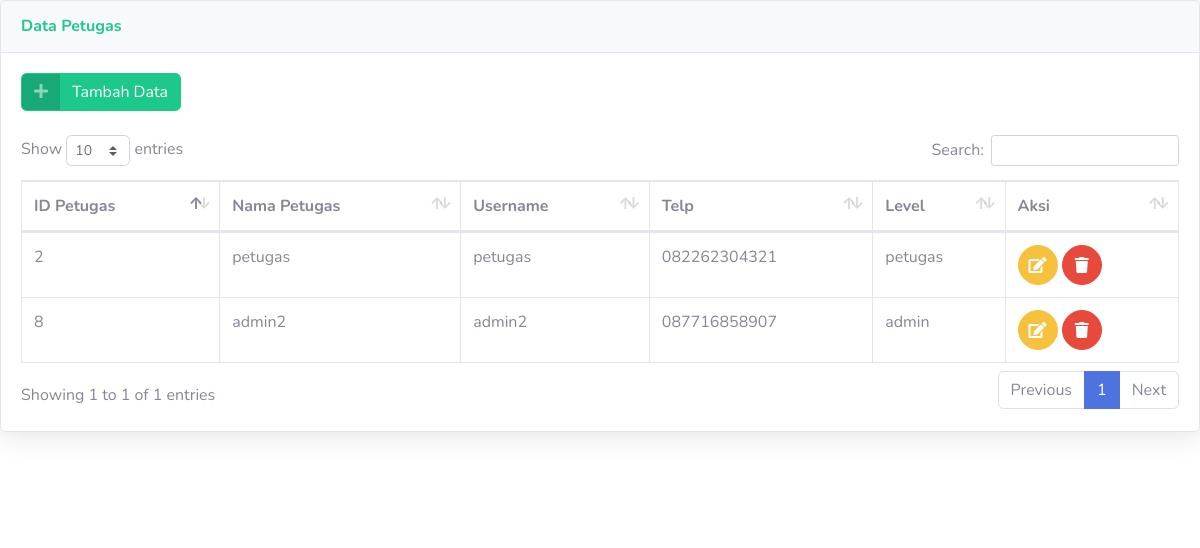
/admin/lihat_petugas.php, run on an earlier commit of the app's database.
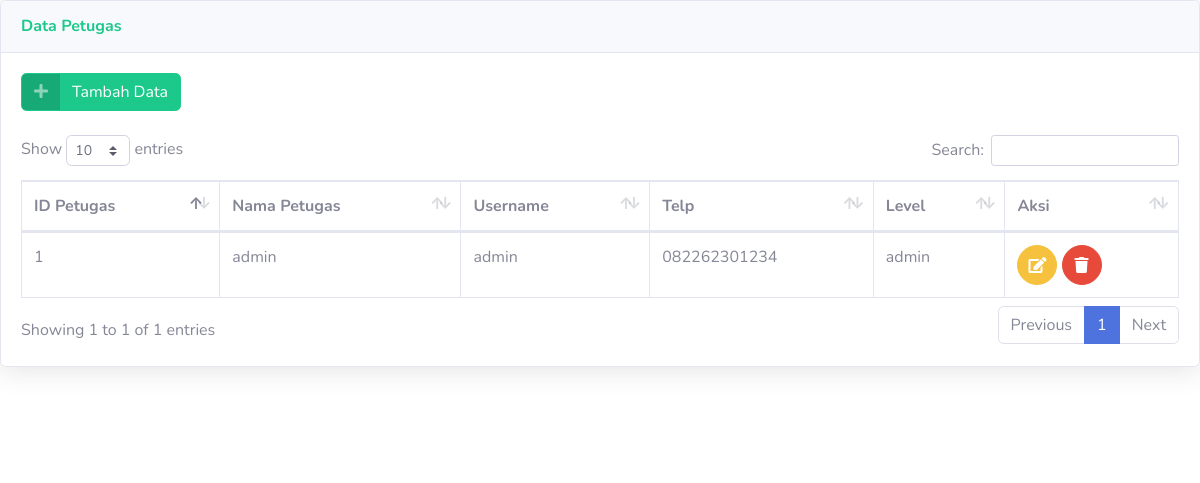
And on a later commit of the database.
### tables this page shows
CREATE TABLE `petugas` (
  `id_petugas` int(11) NOT NULL,
  `nama_petugas` varchar(35) NOT NULL,
  `username` varchar(25) NOT NULL,
  `password` varchar(32) NOT NULL,
  `telp` varchar(12) NOT NULL,
  `level` enum('admin','petugas','','') NOT NULL
);

### admin/lihat_petugas.php (the view, shortened to what this page needs)
<!DOCTYPE html>
<html lang="en">
<head>
  <link href="../vendor/fontawesome-free/css/all.min.css" rel="stylesheet" type="text/css">
  <link href="../css/sb-admin-2.min.css" rel="stylesheet">
  <link href="../vendor/datatables/dataTables.bootstrap4.min.css" rel="stylesheet">
</head>
<body id="page-top">
          <div class="card shadow mb-4">
            <div class="card-header py-3">
              <h6 class="m-0 font-weight-bold text-success">Data Petugas</h6>
            </div>
            <div class="card-body">
            <a href="admin.php?url=tambah_petugas" class="btn btn-success btn-icon-split">
                    <span class="icon text-white-50">
                      <i class="fas fa-plus"></i>
                    </span>
                    <span class="text">Tambah Data</span>
                  </a><br><br>
              <div class="table-responsive">
                <table class="table table-bordered" id="dataTable" width="100%" cellspacing="0">
                  <thead>
                    <tr>
                      <th>ID Petugas</th>
                      <th>Nama Petugas</th>
                      <th>Username</th>
                      <th>Telp</th>
                      <th>Level</th>
                      <th>Aksi</th>
                    </tr>
                  </thead>
                  <?php
                  require '../koneksi.php';
                  $sqli=mysqli_query($konek, "select * from petugas");
                  while ($data=mysqli_fetch_array($sqli)) {
                  ?>
                  <tbody>
                    <tr>
                        <td><?php echo $data['id_petugas']; ?></td>
                        <td><?php echo $data['nama_petugas']; ?></td>
                        <td><?php echo $data['username']; ?></td>
                        <td><?php echo $data['telp']; ?></td>
                        <td><?php echo $data['level']; ?></td>
                      <td>
                    <a href="admin.php?url=edit_petugas&id=<?php echo $data['id_petugas']; ?>"
                    class="btn btn-warning btn-circle">
                        <i class="fa fa-edit"></i>
                    </a>
                    <a href="delete_petugas.php?id=<?php echo $data['id_petugas']; ?>"
                    class="btn btn-danger btn-circle" onclick="return confirm('Yakin akan dihapus?')">
                        <i class="fa fa-trash"></i>
                    </a>
                      </td>
                    </tr>
                  </tbody>
                  <?php } ?>
                </table>
              </div>
            </div>
          </div>
      <footer class="sticky-footer bg-white">
      </footer>
</body>
</html>

What changed in the data, as far as the page shows it:
removed petugas: id_petugas "2", nama_petugas "petugas", username "petugas", telp "082262304321", level "petugas"
removed petugas: id_petugas "8", nama_petugas "admin2", username "admin2", telp "087716858907", level "admin"
added petugas: id_petugas "1", nama_petugas "admin", username "admin", telp "082262301234", level "admin"
